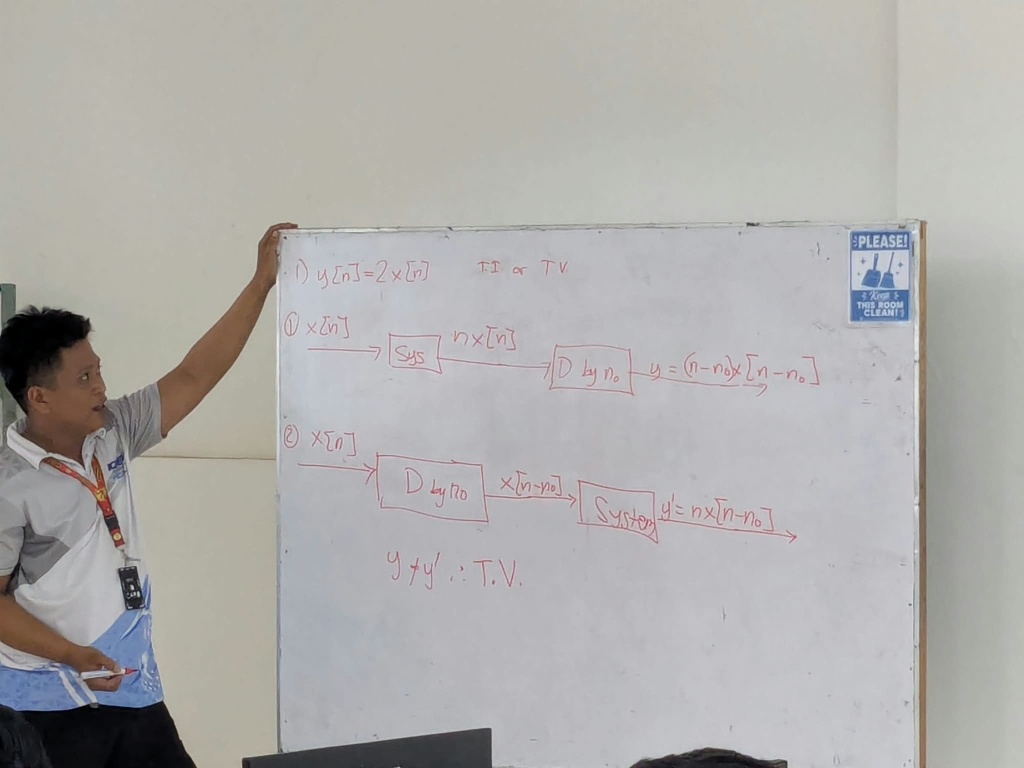
#> input picture backend/media/board_images/20c8b1ab-2808-4081-9bfc-e89a7b301116.jpg, 2048 x 1536 px (shown at 1/2 size)
$ python test_cleaning.py ../media/board_images out
#> lines starting #> are read from the running program, lines starting #| are printed output that depends on the picture; after the words box and inside, x2 and y2 are one past the last pixel; in counts of white or black regions, pixels touching at a corner belong together
### backend/apps/core/cleaning_service.py
import os
import time
import cv2
import numpy as np


def _read_image(input_path):
    image = cv2.imread(input_path, cv2.IMREAD_COLOR)
    if image is None:
        raise ValueError('Could not read image: %s' % input_path)
    return image


def _resize(image):
    height, width = image.shape[:2]
    if width > 1600:
        scale = 1600.0 / width
        image = cv2.resize(image, (1600, int(height * scale)), interpolation=cv2.INTER_AREA)
    return image


def find_and_warp_document(image):
    gray = cv2.cvtColor(image, cv2.COLOR_BGR2GRAY)
    blur = cv2.GaussianBlur(gray, (5, 5), 0)
    edges = cv2.Canny(blur, 50, 150)
    contours, _ = cv2.findContours(edges, cv2.RETR_LIST, cv2.CHAIN_APPROX_SIMPLE)
    image_area = image.shape[0] * image.shape[1]
    best = None
    had_four = False
    for cnt in contours:
        peri = cv2.arcLength(cnt, True)
        approx = cv2.approxPolyDP(cnt, 0.02 * peri, True)
        if len(approx) == 4 and cv2.isContourConvex(approx):
            had_four = True
            area = cv2.contourArea(approx)
            if area >= 0.25 * image_area:
                if best is None or area > cv2.contourArea(best):
                    best = approx
    if best is None:
        if had_four:
            return image, False, 'largest 4-corner contour too small'
        return image, False, 'no 4-corner contour found'
    pts = best.reshape(4, 2).astype(np.float32)
    rect = np.zeros((4, 2), dtype=np.float32)
    s = pts.sum(axis=1)
    rect[0] = pts[np.argmin(s)]
    rect[2] = pts[np.argmax(s)]
    diff = np.diff(pts, axis=1)
    rect[1] = pts[np.argmin(diff)]
    rect[3] = pts[np.argmax(diff)]
    (tl, tr, br, bl) = rect
    widthA = np.linalg.norm(br - bl)
    widthB = np.linalg.norm(tr - tl)
    maxWidth = int(max(widthA, widthB))
    heightA = np.linalg.norm(tr - br)
    heightB = np.linalg.norm(tl - bl)
    maxHeight = int(max(heightA, heightB))
    if maxWidth < 10 or maxHeight < 10:
        return image, False, 'warp size too small'
    dst = np.array([[0, 0], [maxWidth - 1, 0], [maxWidth - 1, maxHeight - 1], [0, maxHeight - 1]], dtype=np.float32)
    M = cv2.getPerspectiveTransform(rect, dst)
    warped = cv2.warpPerspective(image, M, (maxWidth, maxHeight))
    return warped, True, 'cropped'


def _to_grayscale(image):
    return cv2.cvtColor(image, cv2.COLOR_BGR2GRAY)


def _estimate_background(gray):
    k = max(3, gray.shape[1] // 20)
    if k % 2 == 0:
        k += 1
    kernel = cv2.getStructuringElement(cv2.MORPH_ELLIPSE, (k, k))
    bg = cv2.morphologyEx(gray, cv2.MORPH_CLOSE, kernel)
    bg = cv2.GaussianBlur(bg, (0, 0), sigmaX=k / 2.0)
    return bg


def _remove_lighting(gray):
    bg = _estimate_background(gray)
    bg = bg.astype(np.float32) + 1.0
    normalized = (gray.astype(np.float32) / bg * 255.0)
    return np.clip(normalized, 0, 255).astype(np.uint8)


def _white_point(gray):
    threshold = np.percentile(gray, 98)
    out = gray.astype(np.float32)
    out[out >= threshold] = 255.0
    return np.clip(out, 0, 255).astype(np.uint8)


def _gamma(gray, gamma=0.9):
    inv = 1.0 / gamma
    table = np.array([((i / 255.0) ** inv) * 255 for i in range(256)], dtype=np.uint8)
    return cv2.LUT(gray, table)


def _unsharp_mask(gray):
    blurred = cv2.GaussianBlur(gray, (0, 0), 1.0)
    out = cv2.addWeighted(gray, 1.4, blurred, -0.4, 0)
    return np.clip(out, 0, 255).astype(np.uint8)


def _darken_strokes(gray, strength):
    strength = max(0.0, min(1.0, float(strength)))
    if strength <= 0.0:
        return gray
    inv_gamma = 1.0 + strength * 0.6
    gray = _gamma(gray, 1.0 / inv_gamma)
    kernel = np.ones((2, 2), np.uint8)
    eroded = cv2.erode(gray, kernel, iterations=1)
    gray = cv2.addWeighted(gray, 1.0 - strength, eroded, strength, 0)
    return gray


# [120 lines left out: functions _adaptive_threshold, clean_gentle, clean_strong, clean_for_ocr, find_text_region, not called in this run]

def clean_board_image(input_path, output_path=None, strength=0.5):
    image = _read_image(input_path)
    image = _resize(image)
    image, cropped, crop_note = find_and_warp_document(image)
    gray = _to_grayscale(image)
    gray = _remove_lighting(gray)
    gray = _darken_strokes(gray, strength)
    gray = _white_point(gray)
    gray = _gamma(gray, 0.9)
    gray = _unsharp_mask(gray)
    if output_path:
        ok = cv2.imwrite(output_path, gray)
        if not ok:
            raise ValueError('Could not write cleaned image: %s' % output_path)
    return {'cropped': bool(cropped), 'crop_note': crop_note}

### backend/scripts/test_cleaning.py
import os
import sys
import time
import glob
import cv2
import numpy as np

sys.path.insert(0, os.path.dirname(os.path.dirname(os.path.abspath(__file__))))
from apps.core.cleaning_service import clean_board_image


def main():
    if len(sys.argv) < 2:
        print('Usage: python test_cleaning.py <input_folder> [output_folder]')
        sys.exit(1)
    input_folder = sys.argv[1]
    output_folder = sys.argv[2] if len(sys.argv) > 2 else os.path.join(input_folder, 'cleaned_out')
    os.makedirs(output_folder, exist_ok=True)
    exts = ('*.jpg', '*.jpeg', '*.png', '*.webp')
    files = []
    for e in exts:
        files.extend(glob.glob(os.path.join(input_folder, e)))
#> pass 2 of the loop in main, `for e in exts:`:
    strengths = (0.0, 0.5, 1.0)
    for f in sorted(files):
        name = os.path.splitext(os.path.basename(f))[0]
        orig = cv2.imread(f)
#> orig is the input picture: shape (1536, 2048, 3); mean B, G, R 171.7, 173.5, 175
        for strength in strengths:
            out = os.path.join(output_folder, '%s_strength_%.1f_cleaned.png' % (name, strength))
            start = time.time()
            result = clean_board_image(f, out, strength=strength)
#> in find_and_warp_document, `gray = cv2.cvtColor(image, cv2.COLOR_BGR2GRAY)`:
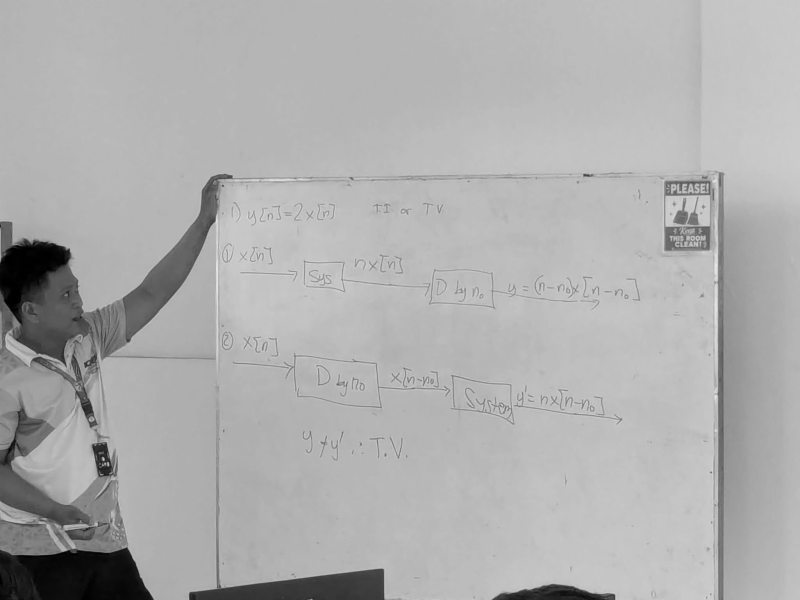
#> gray: shape (1200, 1600) (shown at 1/2 size); min 0, max 236, mean 173.7
#> in find_and_warp_document, `edges = cv2.Canny(blur, 50, 150)`:
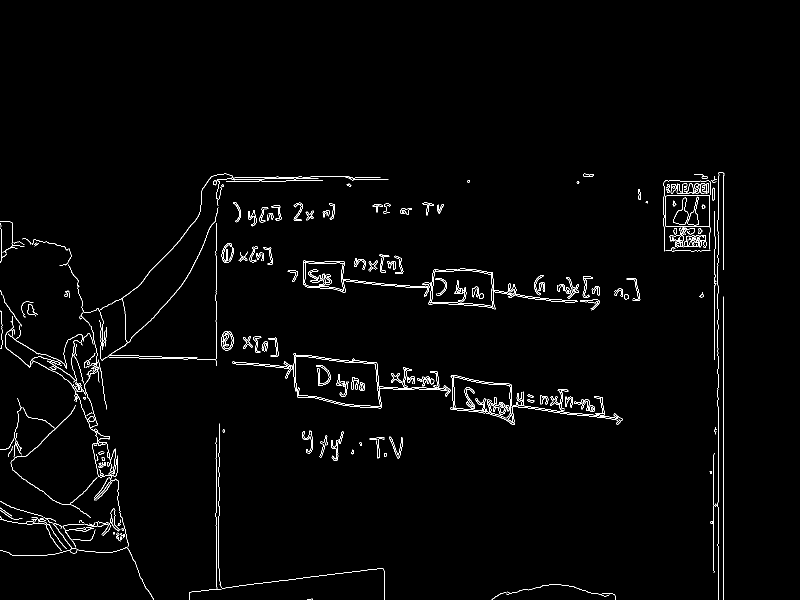
#> edges: shape (1200, 1600) (shown at 1/2 size); 1.6% white in thin lines or dots, all inside (x1, y1, x2, y2) = (0, 344, 1449, 1200)
#> in find_and_warp_document, `contours, _ = cv2.findContours(edges, cv2.RETR_LIST, cv2.CHAIN_APPROX_..`: contours = 362 contours, 184 with area under 20; largest, box (x1, y1, x2, y2) and area: (857, 537, 1155, 619) 8259, (901, 750, 1029, 850) 7948, (861, 540, 986, 613) 7528, (903, 750, 1029, 850) 7418, (567, 706, 897, 817) 1534
#> the loop in find_and_warp_document, `for cnt in contours:` made 362 passes
#> (peri, area) on passes 73, 225, 232, 234, 331, 332: (56.97, 64), (376.8, 7292.5), (24.63, 26), (92.49, 87), (53.9, 59), (55.9, 61.5)
#> peri on passes 1, 4, 5, 6, 8, 9: 24.49, 9.66, 162, 495.7, 11.07, 13.9
#> in clean_board_image, `image, cropped, crop_note = find_and_warp_document(image)`: cropped = False; crop_note = 'largest 4-corner contour too small'
#> in _estimate_background, `bg = cv2.morphologyEx(gray, cv2.MORPH_CLOSE, kernel)`:
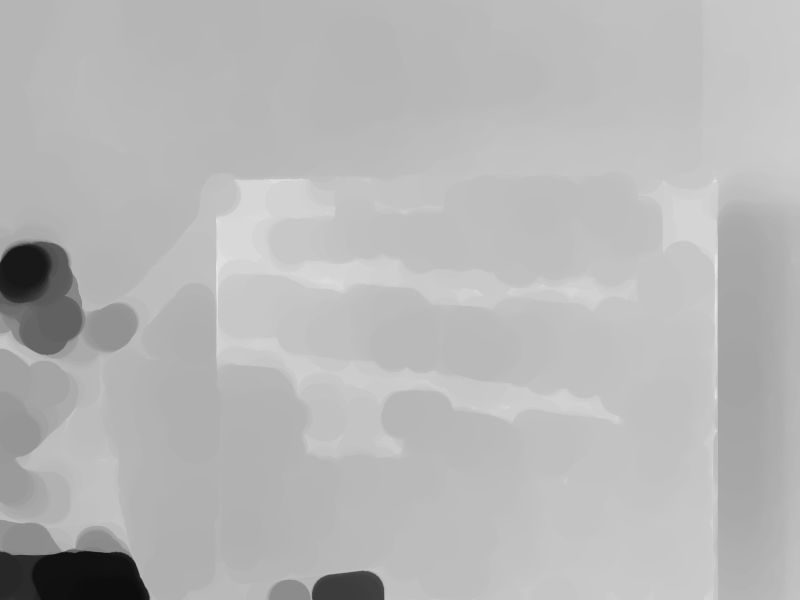
#> bg: shape (1200, 1600) (shown at 1/2 size); min 13, max 236, mean 182.4
#> in _estimate_background, `bg = cv2.GaussianBlur(bg, (0, 0), sigmaX=k / 2.0)`:
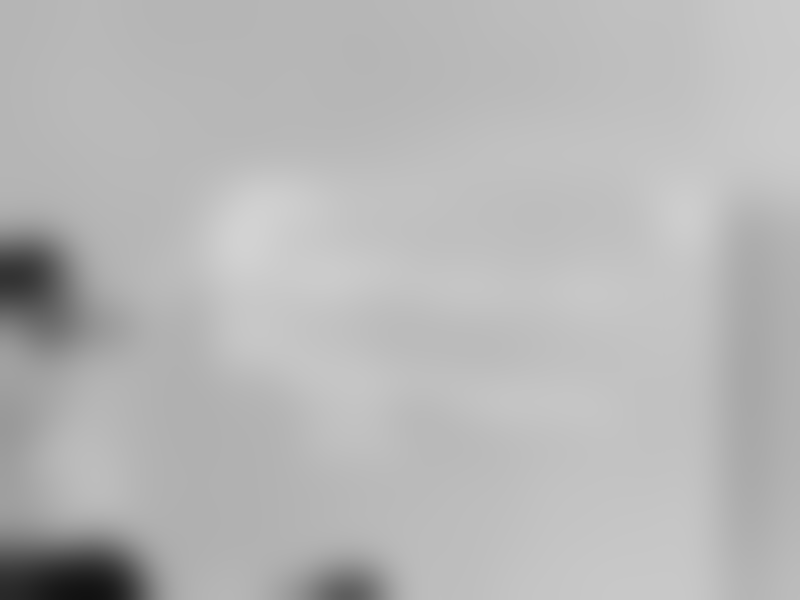
#> bg: shape (1200, 1600) (shown at 1/2 size); min 17, max 210, mean 182.4
#> in _remove_lighting, `normalized = (gray.astype(np.float32) / bg * 255.0)`:
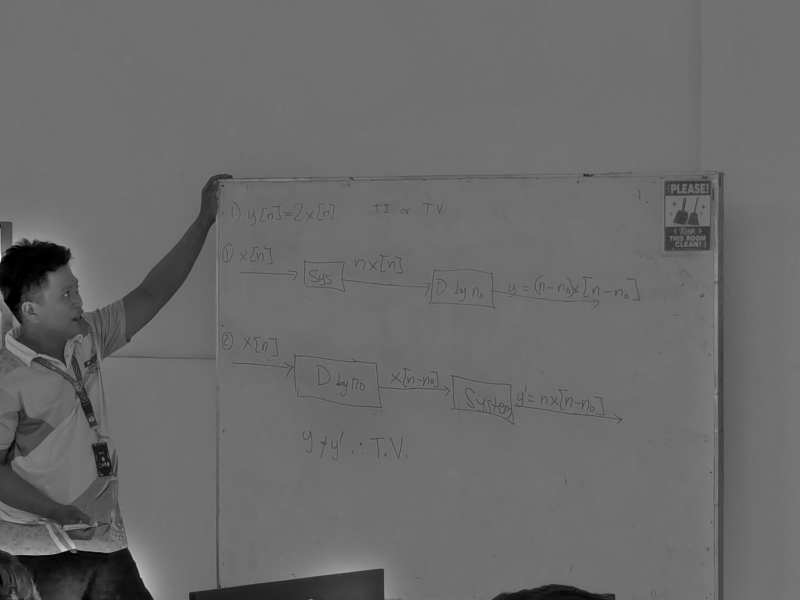
#> normalized: shape (1200, 1600) float32 (shown at 1/2 size); min 0, max 571.9, mean 238.8; drawn with min black and max white
#> in _remove_lighting, `return np.clip(normalized, 0, 255).astype(np.uint8)`:
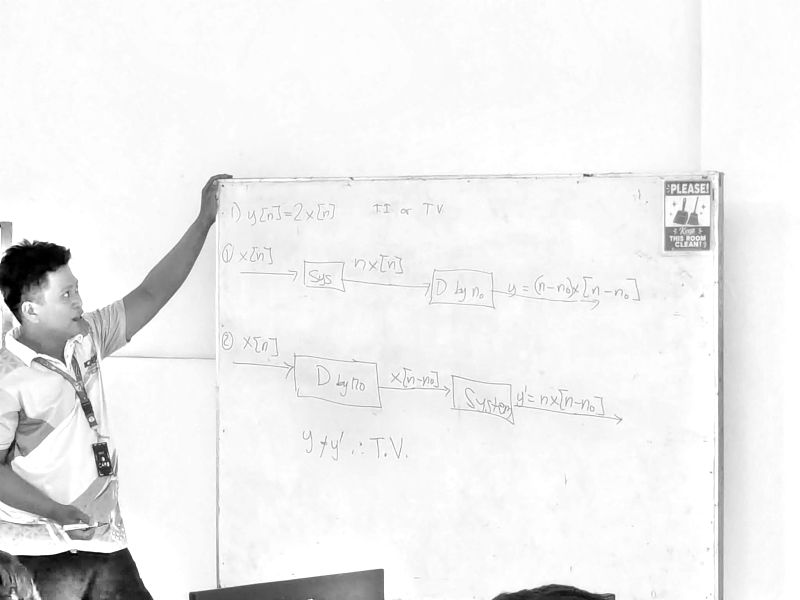
#> returned value: shape (1200, 1600) (shown at 1/2 size); min 0, max 255, mean 237.2
#> in _white_point, `threshold = np.percentile(gray, 98)`: threshold = 255
#> result = {'cropped': False, 'crop_note': 'largest 4-corner contour too small'}
            elapsed = (time.time() - start) * 1000
            cleaned = cv2.imread(out, cv2.IMREAD_GRAYSCALE)
            if cleaned is not None:
                cleaned_bgr = cv2.cvtColor(cleaned, cv2.COLOR_GRAY2BGR)
                h = max(orig.shape[0], cleaned_bgr.shape[0])
#> h = 1536
                if orig.shape[0] != h:
                    orig_r = cv2.resize(orig, (int(orig.shape[1] * h / orig.shape[0]), h))
                else:
                    orig_r = orig
                if cleaned_bgr.shape[0] != h:
                    cleaned_bgr = cv2.resize(cleaned_bgr, (int(cleaned_bgr.shape[1] * h / cleaned_bgr.shape[0]), h))
#> cleaned_bgr: shape (1536, 2048, 3)
                compare = np.hstack([orig_r, cleaned_bgr])
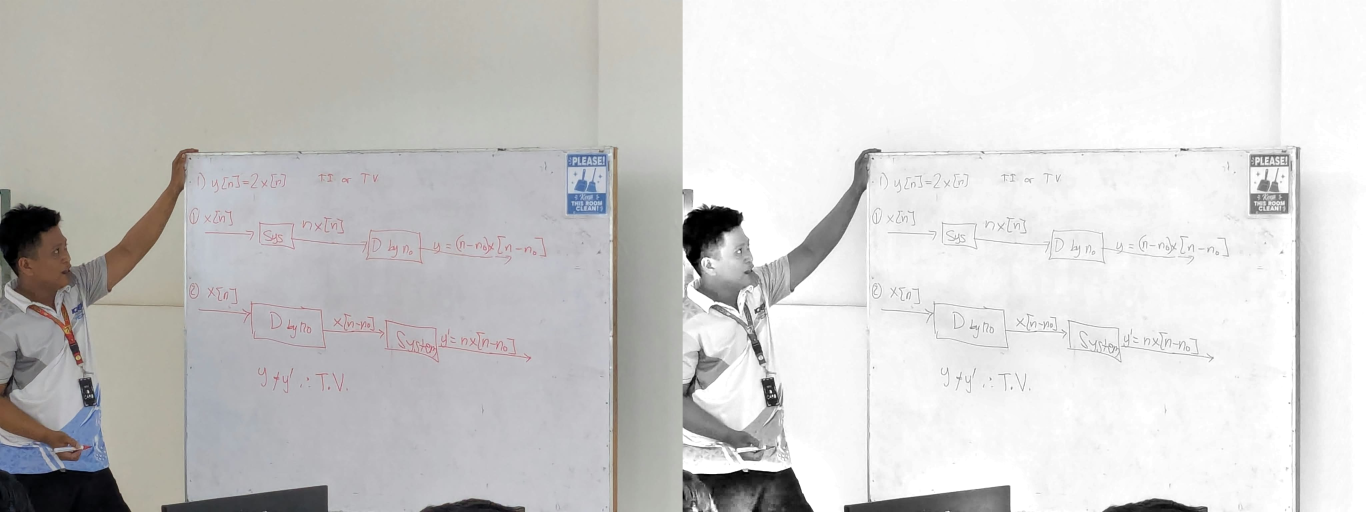
#> compare: shape (1536, 4096, 3) (shown at 1/3 size); mean B, G, R 203.5, 204.4, 205.1
                cv2.imwrite(os.path.join(output_folder, '%s_strength_%.1f_compare.png' % (name, strength)), compare)
            print('%s strength=%.1f: %.0f ms cropped=%s note=%s' % (os.path.basename(f), strength, elapsed, result.get('cropped'), result.get('crop_note')))
#| 20c8b1ab-2808-4081-9bfc-e89a7b301116.jpg strength=0.0: 1040 ms cropped=False note=largest 4-corner contour too small
#> pass 2 of the loop in main, `for f in sorted(files):`:
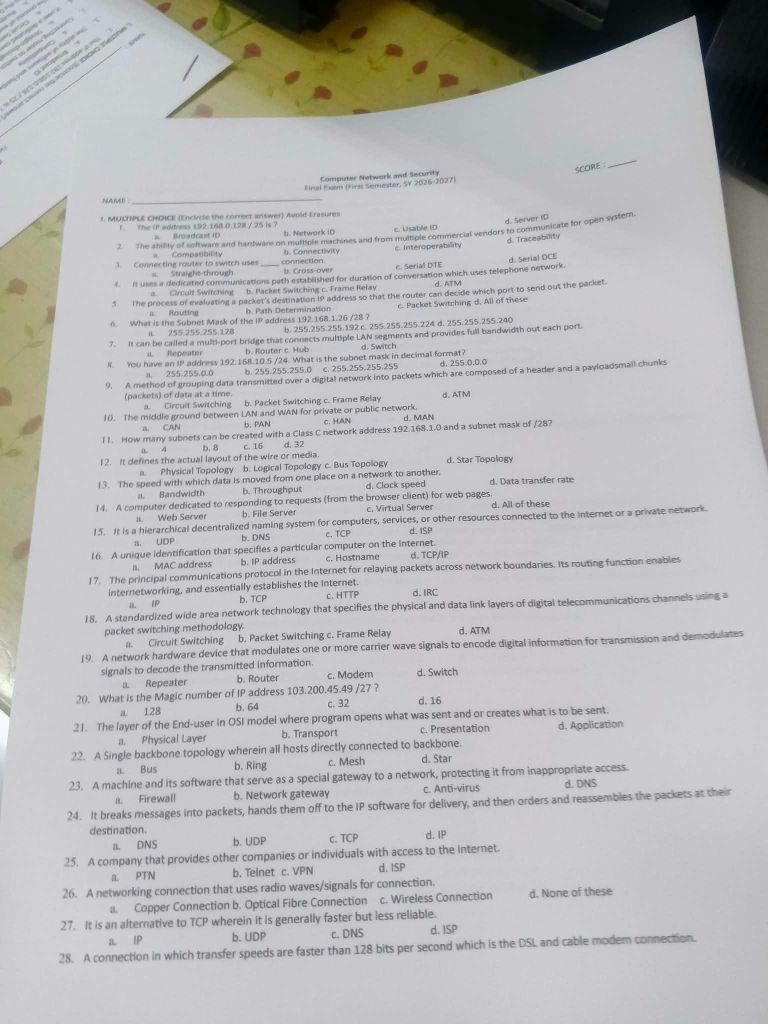
#> input picture backend/media/board_images/25fb7666-b6de-476f-9ae4-c631cbe73236.jpg, 1536 x 2048 px (shown at 1/2 size)
#> in main, orig is the input picture: shape (2048, 1536, 3); mean B, G, R 183.7, 182.7, 183.7
#> gray: shape (2048, 1536)
#> blur: shape (2048, 1536)
#> in find_and_warp_document (call 4), `edges = cv2.Canny(blur, 50, 150)`:
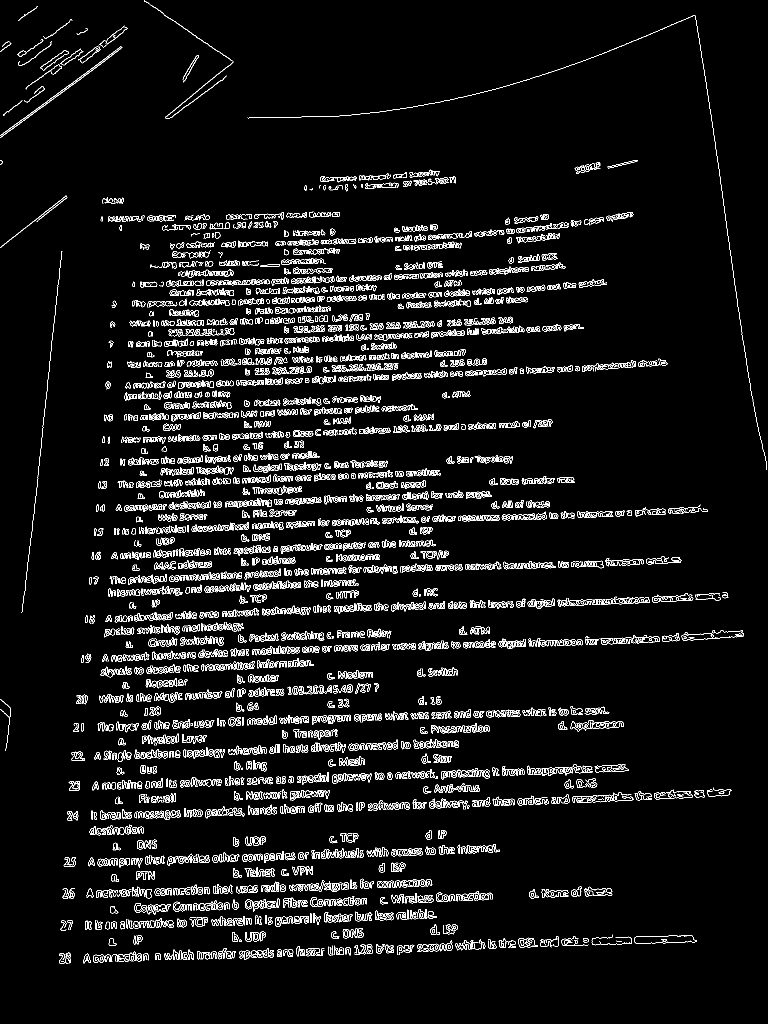
#> edges: shape (2048, 1536) (shown at 1/2 size); 5.4% white in thin lines or dots
#> kernel: shape (77, 77); values 0 (black) and 1 (white), 77.7% white; 4 black regions, box (x1, y1, x2, y2) and area: (0, 0, 38, 32) 330, (39, 0, 77, 32) 330, (0, 45, 38, 77) 330, (39, 45, 77, 77) 330
#> normalized: shape (2048, 1536) float32
#> blurred: shape (2048, 1536)
#> in main, `compare = np.hstack([orig_r, cleaned_bgr])`:
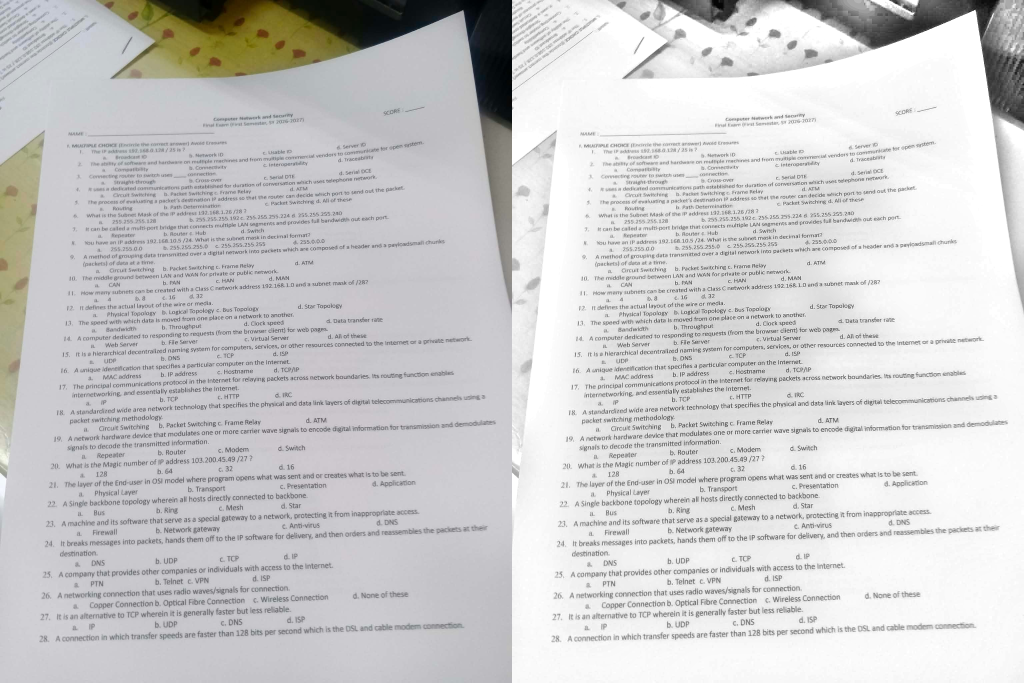
#> compare: shape (2048, 3072, 3) (shown at 1/3 size); mean B, G, R 205.5, 205, 205.5


if __name__ == '__main__':
    main()
